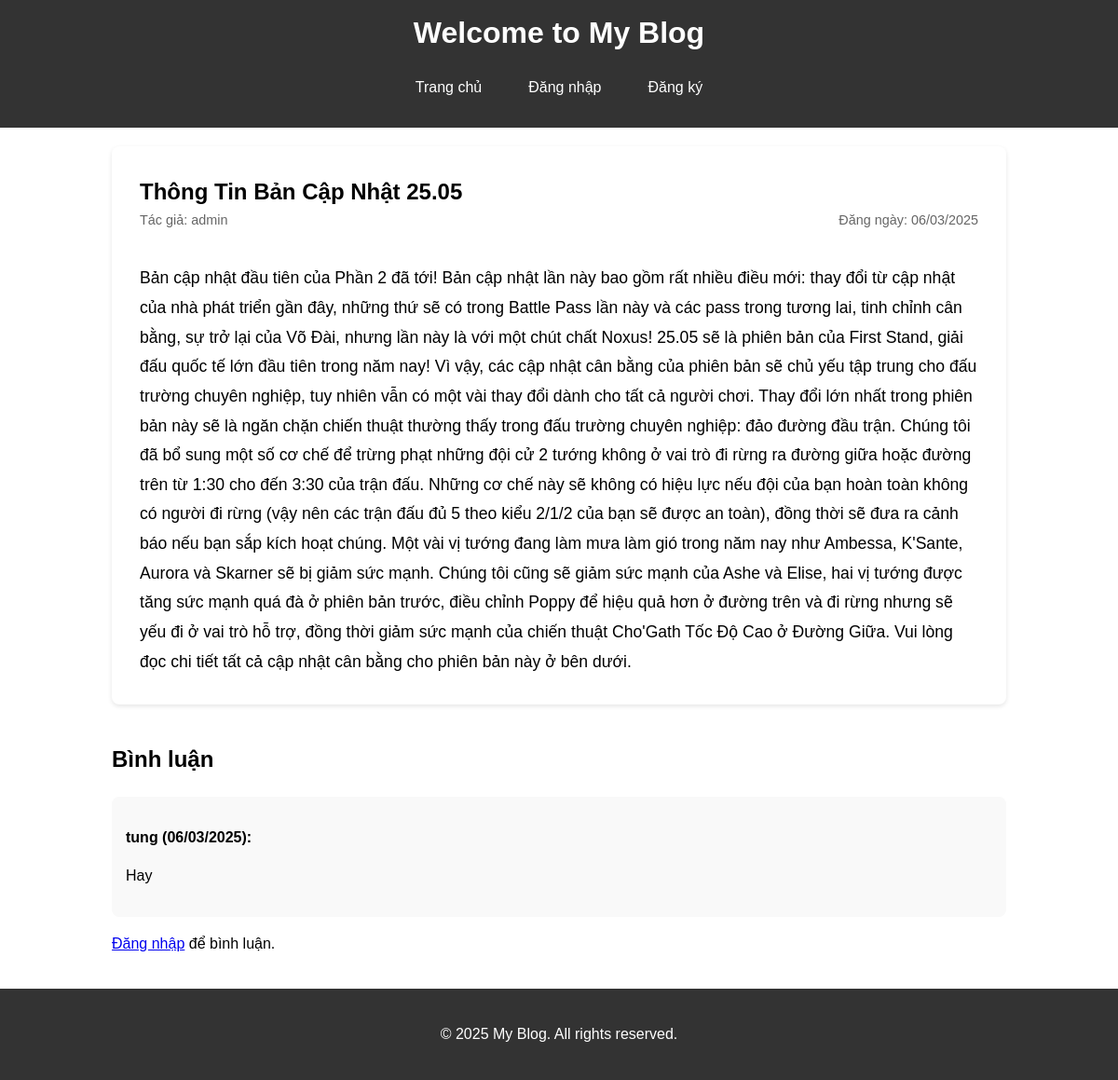
/post/1, run on the app's committed database.
### models.py (models this page shows)
class Post(db.Model):
    id = db.Column(db.Integer, primary_key=True)
    title = db.Column(db.String(200), nullable=False)
    content = db.Column(db.Text, nullable=False)
    date_posted = db.Column(db.DateTime, nullable=False, default=datetime.utcnow)
    user_id = db.Column(db.Integer, db.ForeignKey('user.id'), nullable=False)
    comments = db.relationship('Comment', backref='post', lazy=True, cascade='all, delete-orphan')

class User(db.Model, UserMixin):
    id = db.Column(db.Integer, primary_key=True)
    username = db.Column(db.String(80), unique=True, nullable=False)
    email = db.Column(db.String(120), unique=True, nullable=False)
    password = db.Column(db.String(200), nullable=False)
    is_admin = db.Column(db.Boolean, default=False)
    is_blocked = db.Column(db.Boolean, default=False)
    posts = db.relationship('Post', backref='author', lazy=True)
    comments = db.relationship('Comment', backref='author', lazy=True)

class Comment(db.Model):
    id = db.Column(db.Integer, primary_key=True)
    content = db.Column(db.Text, nullable=False)
    date_posted = db.Column(db.DateTime, nullable=False, default=datetime.utcnow)
    user_id = db.Column(db.Integer, db.ForeignKey('user.id'), nullable=False)
    post_id = db.Column(db.Integer, db.ForeignKey('post.id'), nullable=False)

### app.py (the view)
@app.route('/post/<int:post_id>')
def post(post_id):
    post = Post.query.get_or_404(post_id)
    return render_template('post.html', post=post)

### app.py (called while the page is built)
@app.before_request
def check_blocked_user():
    if current_user.is_authenticated and current_user.is_blocked:
        logout_user()
        return redirect(url_for('blocked'))

@app.context_processor
def inject_current_year():
    from datetime import datetime
    return {'current_year': datetime.now().year}

### templates/post.html (shortened to what this page needs)
{% extends "base.html" %}
{% block content %}
<div class="container">
    <article class="post-detail">
        <h1>{{ post.title }}</h1>
        <div class="post-meta">
            <span class="post-author">Tác giả: {{ post.author.username }}</span>
            <span class="post-date">Đăng ngày: {{ post.date_posted.strftime('%d/%m/%Y') }}</span>
        </div>
        <div class="post-content">
            {{ post.content|safe }}
        </div>
    </article>
    <div class="comments">
        <h2>Bình luận</h2>
        {% if post.comments %}
            {% for comment in post.comments %}
            <div class="comment">
                <p class="comment-author">{{ comment.author.username }} <span class="comment-date">({{ comment.date_posted.strftime('%d/%m/%Y') }})</span>:</p>
                <p class="comment-content">{{ comment.content }}</p>
            </div>
            {% endfor %}
        {% else %}
            <p>Chưa có bình luận nào.</p>
        {% endif %}
        {% if current_user.is_authenticated %}
        <form action="{{ url_for('add_comment', post_id=post.id) }}" method="POST" class="comment-form">
            <h3>Để lại bình luận</h3>
            <div class="form-group">
                <textarea name="content" placeholder="Nhập nội dung bình luận..." required></textarea>
            </div>
            <button type="submit" class="btn btn-primary">Gửi bình luận</button>
        </form>
        {% else %}
        <p><a href="{{ url_for('login') }}">Đăng nhập</a> để bình luận.</p>
        {% endif %}
    </div>
</div>
{% endblock %}

### static/css/style.css (style rules this page uses)
body { font-family: Arial, sans-serif; line-height: 1.6; margin: 0; padding: 0; }
h1 { margin: 0; }
.container { width: 80%; margin: auto; overflow: hidden; }
.post-date { color: #666; font-size: 0.9rem; margin-bottom: 15px; }
.post-detail { background-color: white; padding: 30px; border-radius: 8px; box-shadow: 0 2px 5px rgba(0,0,0,0.1); margin-bottom: 30px; }
.post-meta { display: flex; justify-content: space-between; color: #666; margin-bottom: 20px; font-size: 0.9rem; }
.post-content { line-height: 1.8; font-size: 1.1rem; }
.comments { margin-top: 40px; }
.comment { background-color: #f9f9f9; padding: 15px; border-radius: 8px; margin-bottom: 15px; }
.comment-author { font-weight: bold; margin-bottom: 5px; }

### static/css/admin.css (style rules this page uses)
.container { max-width: 1200px; margin: 0 auto; padding: 20px; }

### data on the page
Post: title "Thông Tin Bản Cập Nhật 25.05", date_posted "06/03/2025", content "Bản cập nhật đầu tiên của Phần 2 đã tới! Bản cập nhật lần này bao gồm rất nhiều điều mới: thay đổi từ cập nhật của nhà phát triển gần đây, những thứ sẽ có trong Battle Pass lần này và các pass trong tương lai, tinh chỉnh cân bằng, sự trở lại của Võ Đài, nhưng lần này là với một chút chất Noxus! 25.05 sẽ là phiên bản của First Stand, giải đấu quốc tế lớn đầu tiên trong năm nay! Vì vậy, các cập nhật cân bằng của phiên bản sẽ chủ yếu tập trung cho đấu trường chuyên nghiệp, tuy nhiên vẫn có một vài thay đổi dành cho tất cả người chơi. Thay đổi lớn nhất trong phiên bản này sẽ là ngăn chặn chiến thuật thường thấy trong đấu trường chuyên nghiệp: đảo đường đầu trận. Chúng tôi đã bổ sung một số cơ…"
User: author.username "admin"
Comment: author.username "tung", date_posted "06/03/2025", content "Hay"
